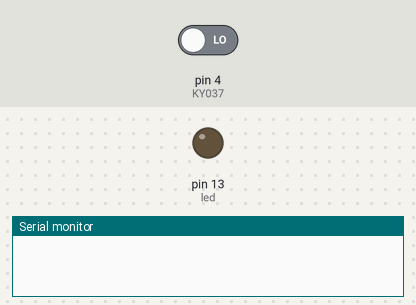
The sketch below on a simulated Arduino Uno, built with avr-gcc and run on an emulated ATmega328P. Parts: output pins drawn as LEDs (lit = HIGH), the last lines printed to the serial monitor. Dashed ring = blinking. The inputs (shaded band) are chosen by the test bench; at power-on: pin 4 (KY037) LOW.

Above: at 1.2 s.
1.3 s: pin 4 (KY037) driven HIGH
At 1.57 s:
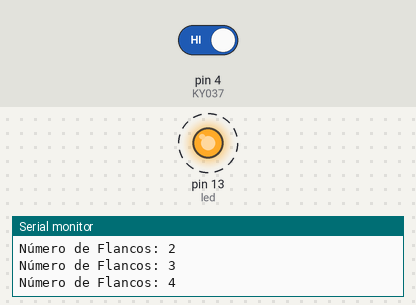
4.3 s: pin 4 (KY037) driven LOW
At 4.3 s:
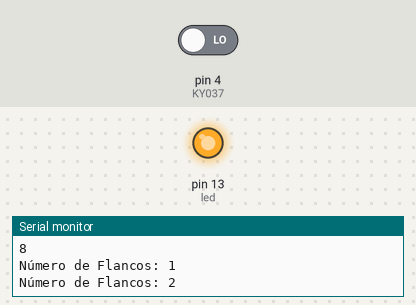
Timing chart, 0 to 7.3 s (numbered marks = the images above; inputs shaded):
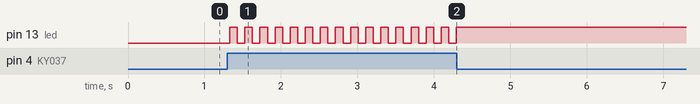

Measured:
- after the input at 1.3 s, pin 13 (led): alternates HIGH for 0.10 s and LOW for 0.10 s, starting at once
- after the input at 4.3 s, pin 13 (led): stops changing and stays HIGH

The sketch:

KY-038.ino
```cpp
/*
  Derechos de autor © UNIT Electronics
  Este codigo se proporciona "tal cual", sin garantías de ningún tipo.

  Para más información, visita nuestro blog:
  https://blog.uelectronics.com/tarjetas-desarrollo/uso-de-los-sensores-de-sonido-ky-038-ky-037-para-controlar-el-encendido-de-un-foco/
*/

// Nota: Ajustar la sensibilidad del micrófono con el trimpot
int led = 13;    // Pin 13 para el LED que indicará la activación del Sensor de Sonido
int KY037 = 4;   // Pin 4 para la salida digital del sensor KY-037
int flanco = 0;  // Variable para contar los flancos detectados por el sensor

void setup() {
  Serial.begin(9600);        // Inicialización del puerto serial a 9600 baudios
  pinMode(led, OUTPUT);      // Configura el pin del LED como salida
  pinMode(KY037, INPUT);     // Configura el pin del KY-037 como entrada para recibir datos
}

void loop() {
  if (digitalRead(KY037) == HIGH) {   // Si se detecta un sonido (nivel alto en el pin del KY-037)
    flanco++;                        // Incrementa el contador de flancos
    Serial.print("Número de Flancos: ");  // Imprime un mensaje indicando el número de flancos detectados
    Serial.println(flanco, DEC);         // Imprime el valor actual del contador en formato decimal

    if (flanco == 4) {              // Si el contador llega a 4 (valor calibrado según el sistema)
      Serial.println(flanco);      // Imprime el valor del flanco = 4
      digitalWrite(led, HIGH);     // Enciende el LED
    } else if (flanco == 8) {       // Si el contador llega a 8 (indicando un nuevo ciclo de detección)
      Serial.println(flanco);      // Imprime el valor del flanco = 8
      digitalWrite(led, LOW);      // Apaga el LED
      flanco = 0;                  // Reinicia el contador de flancos para el siguiente ciclo
    }
  }
}
```
